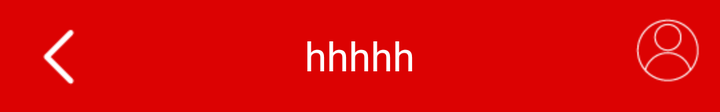
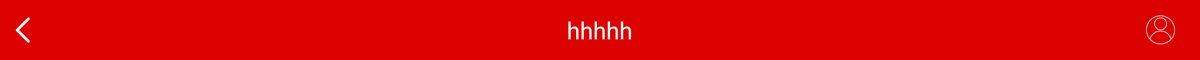

An Android layout and its configuration variant, each rendered on a device that would load it. The default file and the variant file are quoted in full after the pictures.
<!-- AndroidManifest.xml: application theme AppTheme -->
<!-- res/layout/toolbar_subcategory.xml -->
<?xml version="1.0" encoding="utf-8"?>
<android.support.v7.widget.Toolbar xmlns:android="http://schemas.android.com/apk/res/android"
    android:id="@+id/toolbar"
    android:layout_width="match_parent"
    android:layout_height="?attr/actionBarSize"
    android:background="#DC0202">

    <RelativeLayout
        android:layout_width="match_parent"
        android:layout_height="wrap_content"
        android:gravity="center_vertical"
        android:orientation="horizontal">

        <ImageView
            android:id="@+id/btn_back"
            android:layout_width="wrap_content"
            android:layout_height="wrap_content"
            android:layout_centerVertical="true"
            android:padding="5dp"
            android:src="@drawable/back_icon" />

        <TextView
            android:id="@+id/txt_title"
            android:layout_width="wrap_content"
            android:layout_height="wrap_content"
            android:layout_centerInParent="true"
            android:singleLine="true"

            android:gravity="center"

            android:layout_toRightOf="@+id/btn_back"
            android:layout_toLeftOf="@+id/profile"
            android:textColor="#ffffff"
            android:text="hhhhh"
            android:textSize="20sp" />
        <ImageView
            android:id="@+id/profile"
            android:layout_width="wrap_content"
            android:layout_height="wrap_content"
            android:src="@drawable/profile_icon"
            android:paddingRight="10dp"
            android:layout_alignParentRight="true"/>

    </RelativeLayout>


</android.support.v7.widget.Toolbar>
<!-- resources referenced by this layout -->
<resources>
  <!-- drawable back_icon: png bitmap (drawable-hdpi, 249 bytes) -->
  <!-- drawable profile_icon: png bitmap (drawable-hdpi, 927 bytes) -->
  <style name="AppTheme" parent="Theme.AppCompat.Light.DarkActionBar">
          
         
          <item name="colorAccent">@color/colorAccent</item>
      </style>
  <color name="colorAccent">#FF4081</color>
</resources>
<!-- res/layout-sw720dp/toolbar_subcategory.xml (the repository's variant of the layout above) -->
<!-- drawn on a large tablet held sideways -->
<?xml version="1.0" encoding="utf-8"?>
<android.support.v7.widget.Toolbar xmlns:android="http://schemas.android.com/apk/res/android"
    android:id="@+id/toolbar"
    android:layout_width="match_parent"
    android:layout_height="?attr/actionBarSize"
    android:background="#DC0202">

    <RelativeLayout
        android:layout_width="match_parent"
        android:layout_height="wrap_content"
        android:gravity="center_vertical"
        android:orientation="horizontal">

        <ImageView
            android:id="@+id/btn_back"
            android:layout_width="wrap_content"
            android:layout_height="wrap_content"
            android:layout_centerVertical="true"
            android:src="@drawable/back_icon" />

        <TextView
            android:id="@+id/txt_title"
            android:layout_width="wrap_content"
            android:layout_height="wrap_content"
            android:layout_centerInParent="true"
            android:singleLine="true"
            android:textColor="#ffffff"
            android:text="hhhhh"
            android:textSize="25sp" />
        <ImageView
            android:id="@+id/profile"
            android:layout_width="wrap_content"
            android:layout_height="wrap_content"
            android:src="@drawable/profile_icon"
            android:paddingRight="10dp"
            android:layout_alignParentRight="true"/>

    </RelativeLayout>


</android.support.v7.widget.Toolbar>
